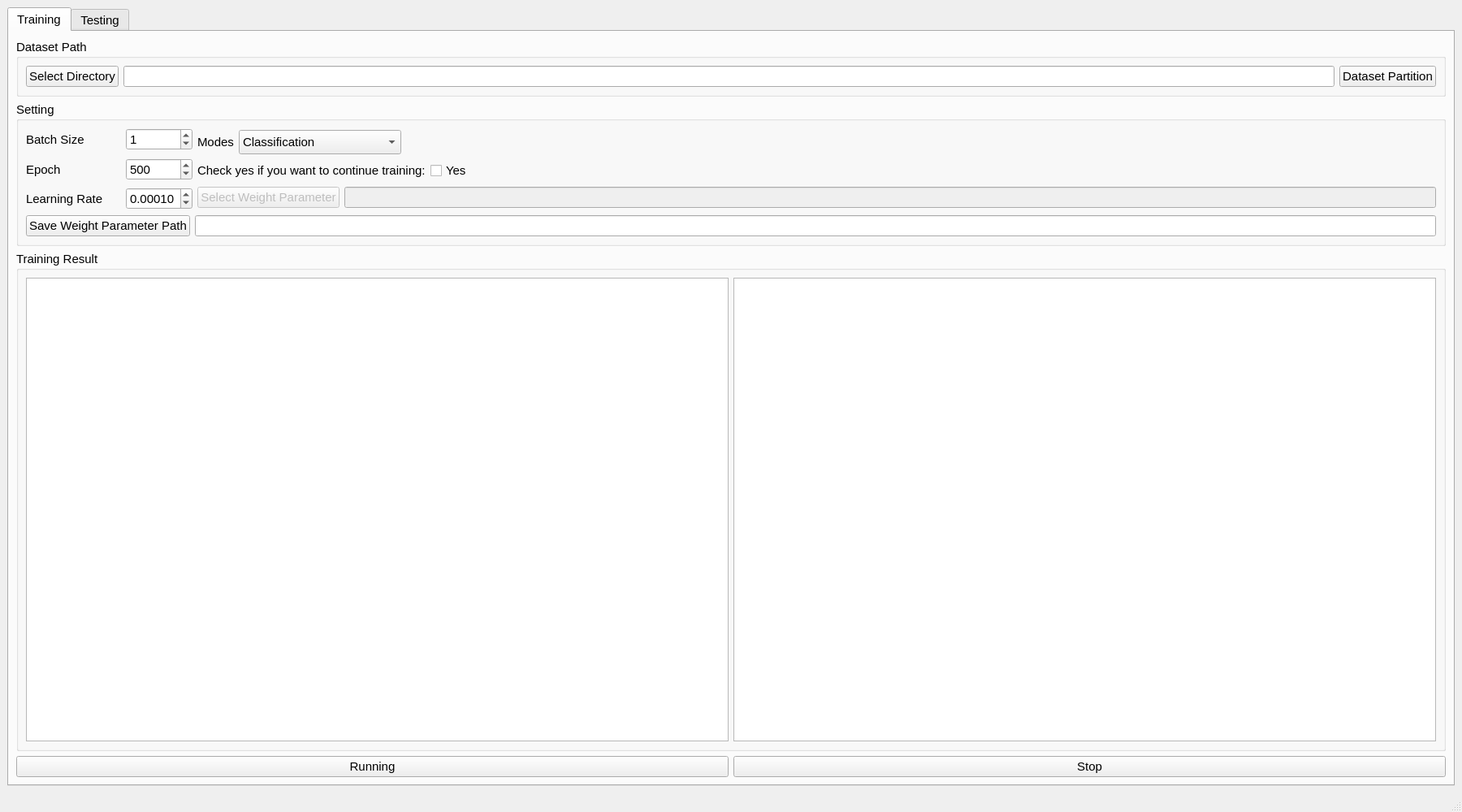
<?xml version="1.0" encoding="UTF-8"?>
<ui version="4.0">
 <class>MainWindow</class>
 <widget class="QMainWindow" name="MainWindow">
  <property name="enabled">
   <bool>true</bool>
  </property>
  <property name="geometry">
   <rect>
    <x>0</x>
    <y>0</y>
    <width>1800</width>
    <height>1000</height>
   </rect>
  </property>
  <property name="minimumSize">
   <size>
    <width>1800</width>
    <height>1000</height>
   </size>
  </property>
  <property name="maximumSize">
   <size>
    <width>16777215</width>
    <height>16777215</height>
   </size>
  </property>
  <property name="font">
   <font>
    <family>Arial</family>
    <pointsize>11</pointsize>
   </font>
  </property>
  <property name="windowTitle">
   <string>Deep Learning Platform</string>
  </property>
  <property name="styleSheet">
   <string notr="true"/>
  </property>
  <widget class="QWidget" name="centralwidget">
   <property name="minimumSize">
    <size>
     <width>0</width>
     <height>0</height>
    </size>
   </property>
   <property name="maximumSize">
    <size>
     <width>16777215</width>
     <height>16777215</height>
    </size>
   </property>
   <property name="font">
    <font>
     <family>Arial</family>
     <pointsize>11</pointsize>
    </font>
   </property>
   <layout class="QGridLayout" name="gridLayout_5">
    <item row="0" column="0">
     <widget class="QTabWidget" name="Platform">
      <property name="minimumSize">
       <size>
        <width>0</width>
        <height>0</height>
       </size>
      </property>
      <property name="maximumSize">
       <size>
        <width>16777215</width>
        <height>16777215</height>
       </size>
      </property>
      <property name="font">
       <font>
        <family>Arial</family>
        <pointsize>11</pointsize>
       </font>
      </property>
      <property name="currentIndex">
       <number>0</number>
      </property>
      <property name="iconSize">
       <size>
        <width>100</width>
        <height>100</height>
       </size>
      </property>
      <widget class="QWidget" name="Train_Tab">
       <property name="minimumSize">
        <size>
         <width>0</width>
         <height>0</height>
        </size>
       </property>
       <property name="maximumSize">
        <size>
         <width>16777215</width>
         <height>16777215</height>
        </size>
       </property>
       <attribute name="title">
        <string>Training</string>
       </attribute>
       <layout class="QGridLayout" name="gridLayout_6">
        <item row="0" column="0">
         <layout class="QGridLayout" name="gridLayout_2">
          <item row="0" column="0">
           <widget class="QGroupBox" name="groupBox">
            <property name="title">
             <string>Dataset Path</string>
            </property>
            <layout class="QVBoxLayout" name="verticalLayout_4">
             <item>
              <layout class="QVBoxLayout" name="path_vertical">
               <item>
                <layout class="QHBoxLayout" name="path_horiz">
                 <item>
                  <widget class="QPushButton" name="train_path_button">
                   <property name="enabled">
                    <bool>true</bool>
                   </property>
                   <property name="text">
                    <string>Select Directory</string>
                   </property>
                  </widget>
                 </item>
                 <item>
                  <widget class="QLineEdit" name="train_data_text"/>
                 </item>
                 <item>
                  <widget class="QPushButton" name="train_part_button">
                   <property name="enabled">
                    <bool>true</bool>
                   </property>
                   <property name="text">
                    <string>Dataset Partition</string>
                   </property>
                  </widget>
                 </item>
                </layout>
               </item>
              </layout>
             </item>
            </layout>
           </widget>
          </item>
          <item row="1" column="0">
           <widget class="QGroupBox" name="train_set_gpBox">
            <property name="minimumSize">
             <size>
              <width>0</width>
              <height>0</height>
             </size>
            </property>
            <property name="maximumSize">
             <size>
              <width>16777215</width>
              <height>16777215</height>
             </size>
            </property>
            <property name="title">
             <string>Setting</string>
            </property>
            <layout class="QGridLayout" name="gridLayout">
             <item row="0" column="0">
              <layout class="QVBoxLayout" name="set_vertical">
               <item>
                <layout class="QHBoxLayout" name="value_horiz">
                 <item>
                  <layout class="QVBoxLayout" name="bel_vertical">
                   <item>
                    <layout class="QHBoxLayout" name="batch_horiz">
                     <item>
                      <widget class="QLabel" name="train_batch_label">
                       <property name="minimumSize">
                        <size>
                         <width>117</width>
                         <height>28</height>
                        </size>
                       </property>
                       <property name="maximumSize">
                        <size>
                         <width>16777215</width>
                         <height>16777215</height>
                        </size>
                       </property>
                       <property name="text">
                        <string>Batch Size</string>
                       </property>
                      </widget>
                     </item>
                     <item>
                      <widget class="QSpinBox" name="train_batch_spin">
                       <property name="minimumSize">
                        <size>
                         <width>0</width>
                         <height>0</height>
                        </size>
                       </property>
                       <property name="maximumSize">
                        <size>
                         <width>16777215</width>
                         <height>16777215</height>
                        </size>
                       </property>
                       <property name="maximum">
                        <number>64</number>
                       </property>
                       <property name="value">
                        <number>1</number>
                       </property>
                      </widget>
                     </item>
                    </layout>
                   </item>
                   <item>
                    <layout class="QHBoxLayout" name="epoch_horiz">
                     <item>
                      <widget class="QLabel" name="train_epoch_label">
                       <property name="minimumSize">
                        <size>
                         <width>117</width>
                         <height>33</height>
                        </size>
                       </property>
                       <property name="maximumSize">
                        <size>
                         <width>16777215</width>
                         <height>16777215</height>
                        </size>
                       </property>
                       <property name="text">
                        <string>Epoch</string>
                       </property>
                      </widget>
                     </item>
                     <item>
                      <widget class="QSpinBox" name="train_epoch_spin">
                       <property name="minimumSize">
                        <size>
                         <width>0</width>
                         <height>0</height>
                        </size>
                       </property>
                       <property name="maximumSize">
                        <size>
                         <width>16777215</width>
                         <height>16777215</height>
                        </size>
                       </property>
                       <property name="maximum">
                        <number>10000</number>
                       </property>
                       <property name="value">
                        <number>500</number>
                       </property>
                      </widget>
                     </item>
                    </layout>
                   </item>
                   <item>
                    <layout class="QHBoxLayout" name="lr_horiz">
                     <item>
                      <widget class="QLabel" name="train_lr_label">
                       <property name="minimumSize">
                        <size>
                         <width>117</width>
                         <height>28</height>
                        </size>
                       </property>
                       <property name="maximumSize">
                        <size>
                         <width>16777215</width>
                         <height>16777215</height>
                        </size>
                       </property>
                       <property name="text">
                        <string>Learning Rate</string>
                       </property>
                      </widget>
                     </item>
                     <item>
                      <widget class="QDoubleSpinBox" name="train_lr_box">
                       <property name="minimumSize">
                        <size>
                         <width>0</width>
                         <height>0</height>
                        </size>
                       </property>
                       <property name="decimals">
                        <number>5</number>
                       </property>
                       <property name="minimum">
                        <double>0.000000000000000</double>
                       </property>
                       <property name="maximum">
                        <double>1.000000000000000</double>
                       </property>
                       <property name="singleStep">
                        <double>0.000010000000000</double>
                       </property>
                       <property name="value">
                        <double>0.000100000000000</double>
                       </property>
                      </widget>
                     </item>
                    </layout>
                   </item>
                  </layout>
                 </item>
                 <item>
                  <layout class="QVBoxLayout" name="rem_verical">
                   <item>
                    <layout class="QGridLayout" name="gridLayout_4">
                     <item row="0" column="0">
                      <widget class="QLabel" name="train_mode_label">
                       <property name="text">
                        <string>Modes</string>
                       </property>
                      </widget>
                     </item>
                     <item row="0" column="1">
                      <widget class="QComboBox" name="train_mode_box">
                       <property name="minimumSize">
                        <size>
                         <width>200</width>
                         <height>30</height>
                        </size>
                       </property>
                       <property name="maximumSize">
                        <size>
                         <width>16777215</width>
                         <height>16777215</height>
                        </size>
                       </property>
                       <item>
                        <property name="text">
                         <string>Classification</string>
                        </property>
                       </item>
                       <item>
                        <property name="text">
                         <string>Detection</string>
                        </property>
                       </item>
                       <item>
                        <property name="text">
                         <string>Segmentation</string>
                        </property>
                       </item>
                      </widget>
                     </item>
                     <item row="0" column="2">
                      <spacer name="train_mode_horizontalSpacer">
                       <property name="orientation">
                        <enum>Qt::Horizontal</enum>
                       </property>
                       <property name="sizeHint" stdset="0">
                        <size>
                         <width>40</width>
                         <height>20</height>
                        </size>
                       </property>
                      </spacer>
                     </item>
                    </layout>
                   </item>
                   <item>
                    <layout class="QHBoxLayout" name="check_horiz">
                     <item>
                      <widget class="QLabel" name="train_retrain_lable">
                       <property name="text">
                        <string>Check yes if you want to continue training:</string>
                       </property>
                      </widget>
                     </item>
                     <item>
                      <widget class="QCheckBox" name="retrain_checkBox">
                       <property name="text">
                        <string>Yes</string>
                       </property>
                      </widget>
                     </item>
                     <item>
                      <spacer name="train_retrain_horizontalSpacer">
                       <property name="orientation">
                        <enum>Qt::Horizontal</enum>
                       </property>
                       <property name="sizeHint" stdset="0">
                        <size>
                         <width>40</width>
                         <height>20</height>
                        </size>
                       </property>
                      </spacer>
                     </item>
                    </layout>
                   </item>
                   <item>
                    <layout class="QHBoxLayout" name="load_horiz">
                     <item>
                      <widget class="QPushButton" name="retrain_button">
                       <property name="enabled">
                        <bool>false</bool>
                       </property>
                       <property name="text">
                        <string>Select Weight Parameter</string>
                       </property>
                      </widget>
                     </item>
                     <item>
                      <widget class="QLineEdit" name="train_retrain_text">
                       <property name="enabled">
                        <bool>false</bool>
                       </property>
                      </widget>
                     </item>
                    </layout>
                   </item>
                  </layout>
                 </item>
                </layout>
               </item>
               <item>
                <layout class="QHBoxLayout" name="train_weight_horiz">
                 <item>
                  <widget class="QPushButton" name="train_weight_button">
                   <property name="text">
                    <string>Save Weight Parameter Path</string>
                   </property>
                  </widget>
                 </item>
                 <item>
                  <widget class="QLineEdit" name="train_weight_text"/>
                 </item>
                </layout>
               </item>
              </layout>
             </item>
            </layout>
            <zorder></zorder>
           </widget>
          </item>
          <item row="2" column="0">
           <widget class="QGroupBox" name="train_result_groupBox">
            <property name="title">
             <string>Training Result</string>
            </property>
            <layout class="QHBoxLayout" name="train_result_horiz">
             <item>
              <widget class="QTextBrowser" name="train_textBrowser">
               <property name="maximumSize">
                <size>
                 <width>16777215</width>
                 <height>16777215</height>
                </size>
               </property>
              </widget>
             </item>
             <item>
              <widget class="QChartView" name="train_GraphicsView"/>
             </item>
            </layout>
           </widget>
          </item>
          <item row="3" column="0">
           <layout class="QHBoxLayout" name="button_horiz">
            <item>
             <widget class="QPushButton" name="train_run_button">
              <property name="minimumSize">
               <size>
                <width>0</width>
                <height>0</height>
               </size>
              </property>
              <property name="maximumSize">
               <size>
                <width>16777215</width>
                <height>16777215</height>
               </size>
              </property>
              <property name="text">
               <string>Running</string>
              </property>
             </widget>
            </item>
            <item>
             <widget class="QPushButton" name="train_stop_button">
              <property name="minimumSize">
               <size>
                <width>0</width>
                <height>0</height>
               </size>
              </property>
              <property name="maximumSize">
               <size>
                <width>16777215</width>
                <height>16777215</height>
               </size>
              </property>
              <property name="text">
               <string>Stop</string>
              </property>
             </widget>
            </item>
           </layout>
          </item>
         </layout>
        </item>
       </layout>
      </widget>
      <widget class="QWidget" name="Test_Tab">
       <property name="minimumSize">
        <size>
         <width>0</width>
         <height>0</height>
        </size>
       </property>
       <property name="maximumSize">
        <size>
         <width>16777215</width>
         <height>16777215</height>
        </size>
       </property>
       <attribute name="title">
        <string>Testing</string>
       </attribute>
       <layout class="QGridLayout" name="gridLayout_3">
        <item row="0" column="0">
         <widget class="QGroupBox" name="test_path_groupBox">
          <property name="minimumSize">
           <size>
            <width>0</width>
            <height>0</height>
           </size>
          </property>
          <property name="maximumSize">
           <size>
            <width>16777215</width>
            <height>16777215</height>
           </size>
          </property>
          <property name="autoFillBackground">
           <bool>false</bool>
          </property>
          <property name="styleSheet">
           <string notr="true"/>
          </property>
          <property name="title">
           <string>Dataset Path</string>
          </property>
          <layout class="QVBoxLayout" name="verticalLayout_3">
           <item>
            <layout class="QHBoxLayout" name="src_horiz">
             <item>
              <widget class="QLabel" name="test_src_label">
               <property name="minimumSize">
                <size>
                 <width>0</width>
                 <height>0</height>
                </size>
               </property>
               <property name="maximumSize">
                <size>
                 <width>16777215</width>
                 <height>16777215</height>
                </size>
               </property>
               <property name="text">
                <string>Source Path:</string>
               </property>
              </widget>
             </item>
             <item>
              <widget class="QLineEdit" name="test_src_text"/>
             </item>
             <item>
              <widget class="QPushButton" name="test_src_button">
               <property name="minimumSize">
                <size>
                 <width>0</width>
                 <height>0</height>
                </size>
               </property>
               <property name="text">
                <string>Select Directory</string>
               </property>
              </widget>
             </item>
            </layout>
           </item>
           <item>
            <layout class="QHBoxLayout" name="lab_horiz">
             <item>
              <widget class="QLabel" name="test_lab_label">
               <property name="text">
                <string>Label Path:</string>
               </property>
              </widget>
             </item>
             <item>
              <widget class="QLineEdit" name="test_lab_text"/>
             </item>
             <item>
              <widget class="QPushButton" name="test_lab_button">
               <property name="text">
                <string>Select Directory</string>
               </property>
              </widget>
             </item>
            </layout>
           </item>
           <item>
            <layout class="QHBoxLayout" name="dst_horiz">
             <item>
              <widget class="QLabel" name="test_dst_label">
               <property name="minimumSize">
                <size>
                 <width>0</width>
                 <height>0</height>
                </size>
               </property>
               <property name="maximumSize">
                <size>
                 <width>16777215</width>
                 <height>16777215</height>
                </size>
               </property>
               <property name="text">
                <string>Destnation Path:</string>
               </property>
              </widget>
             </item>
             <item>
              <widget class="QLineEdit" name="test_dst_text"/>
             </item>
             <item>
              <widget class="QPushButton" name="test_dst_button">
               <property name="minimumSize">
                <size>
                 <width>0</width>
                 <height>0</height>
                </size>
               </property>
               <property name="maximumSize">
                <size>
                 <width>16777215</width>
                 <height>16777215</height>
                </size>
               </property>
               <property name="text">
                <string>Select Directory</string>
               </property>
              </widget>
             </item>
            </layout>
           </item>
          </layout>
         </widget>
        </item>
        <item row="1" column="0">
         <widget class="QGroupBox" name="test_setting_groupBox">
          <property name="minimumSize">
           <size>
            <width>0</width>
            <height>0</height>
           </size>
          </property>
          <property name="maximumSize">
           <size>
            <width>16777215</width>
            <height>165</height>
           </size>
          </property>
          <property name="title">
           <string>Setting</string>
          </property>
          <layout class="QVBoxLayout" name="verticalLayout">
           <item>
            <layout class="QHBoxLayout" name="test_mode_horiz">
             <item>
              <widget class="QLabel" name="test_mode_label">
               <property name="minimumSize">
                <size>
                 <width>54</width>
                 <height>18</height>
                </size>
               </property>
               <property name="maximumSize">
                <size>
                 <width>16777215</width>
                 <height>16777215</height>
                </size>
               </property>
               <property name="text">
                <string>Modes</string>
               </property>
              </widget>
             </item>
             <item>
              <widget class="QComboBox" name="test_mode_box">
               <property name="minimumSize">
                <size>
                 <width>200</width>
                 <height>30</height>
                </size>
               </property>
               <property name="maximumSize">
                <size>
                 <width>16777215</width>
                 <height>16777215</height>
                </size>
               </property>
               <item>
                <property name="text">
                 <string>Classification</string>
                </property>
               </item>
               <item>
                <property name="text">
                 <string>Detection</string>
                </property>
               </item>
               <item>
                <property name="text">
                 <string>Segmentation</string>
                </property>
               </item>
              </widget>
             </item>
             <item>
              <spacer name="test_horizontalSpacer">
               <property name="orientation">
                <enum>Qt::Horizontal</enum>
               </property>
               <property name="sizeHint" stdset="0">
                <size>
                 <width>40</width>
                 <height>20</height>
                </size>
               </property>
              </spacer>
             </item>
            </layout>
           </item>
           <item>
            <layout class="QHBoxLayout" name="test_weight_horiz">
             <item>
              <widget class="QPushButton" name="test_weight_button">
               <property name="minimumSize">
                <size>
                 <width>0</width>
                 <height>0</height>
                </size>
               </property>
               <property name="maximumSize">
                <size>
                 <width>16777215</width>
                 <height>16777215</height>
                </size>
               </property>
               <property name="text">
                <string>Load Weight Parameter</string>
               </property>
              </widget>
             </item>
             <item>
              <widget class="QLineEdit" name="test_weight_text"/>
             </item>
            </layout>
           </item>
          </layout>
         </widget>
        </item>
        <item row="2" column="0">
         <widget class="QGroupBox" name="test_inform_gpBox">
          <property name="maximumSize">
           <size>
            <width>16777215</width>
            <height>16777215</height>
           </size>
          </property>
          <property name="title">
           <string>Testing Result</string>
          </property>
          <layout class="QHBoxLayout" name="seg_inform_horiz">
           <item>
            <widget class="QTextBrowser" name="test_textBrowser"/>
           </item>
           <item>
            <widget class="QTableWidget" name="test_tableWidget"/>
           </item>
          </layout>
         </widget>
        </item>
        <item row="3" column="0">
         <layout class="QHBoxLayout" name="horizontalLayout">
          <item>
           <widget class="QPushButton" name="test_run_button">
            <property name="minimumSize">
             <size>
              <width>0</width>
              <height>0</height>
             </size>
            </property>
            <property name="maximumSize">
             <size>
              <width>16777215</width>
              <height>16777215</height>
             </size>
            </property>
            <property name="text">
             <string>Running</string>
            </property>
           </widget>
          </item>
          <item>
           <widget class="QPushButton" name="test_stop_button">
            <property name="text">
             <string>Stop</string>
            </property>
           </widget>
          </item>
         </layout>
        </item>
       </layout>
      </widget>
     </widget>
    </item>
   </layout>
  </widget>
  <widget class="QStatusBar" name="statusbar"/>
 </widget>
 <customwidgets>
  <customwidget>
   <class>QChartView</class>
   <extends>QGraphicsView</extends>
   <header>PyQt5.QtChart.h</header>
  </customwidget>
 </customwidgets>
 <resources/>
 <connections>
  <connection>
   <sender>train_weight_button</sender>
   <signal>clicked()</signal>
   <receiver>MainWindow</receiver>
   <slot>train_weight_but()</slot>
   <hints>
    <hint type="sourcelabel">
     <x>157</x>
     <y>259</y>
    </hint>
    <hint type="destinationlabel">
     <x>705</x>
     <y>285</y>
    </hint>
   </hints>
  </connection>
  <connection>
   <sender>test_dst_button</sender>
   <signal>clicked()</signal>
   <receiver>MainWindow</receiver>
   <slot>test_dst_but()</slot>
   <hints>
    <hint type="sourcelabel">
     <x>1566</x>
     <y>140</y>
    </hint>
    <hint type="destinationlabel">
     <x>719</x>
     <y>64</y>
    </hint>
   </hints>
  </connection>
  <connection>
   <sender>retrain_button</sender>
   <signal>clicked()</signal>
   <receiver>MainWindow</receiver>
   <slot>train_retrain_but()</slot>
   <hints>
    <hint type="sourcelabel">
     <x>333</x>
     <y>222</y>
    </hint>
    <hint type="destinationlabel">
     <x>708</x>
     <y>232</y>
    </hint>
   </hints>
  </connection>
  <connection>
   <sender>test_src_button</sender>
   <signal>clicked()</signal>
   <receiver>MainWindow</receiver>
   <slot>test_src_but()</slot>
   <hints>
    <hint type="sourcelabel">
     <x>1566</x>
     <y>78</y>
    </hint>
    <hint type="destinationlabel">
     <x>704</x>
     <y>25</y>
    </hint>
   </hints>
  </connection>
  <connection>
   <sender>train_stop_button</sender>
   <signal>clicked()</signal>
   <receiver>MainWindow</receiver>
   <slot>train_stop_but()</slot>
   <hints>
    <hint type="sourcelabel">
     <x>1085</x>
     <y>942</y>
    </hint>
    <hint type="destinationlabel">
     <x>706</x>
     <y>734</y>
    </hint>
   </hints>
  </connection>
  <connection>
   <sender>test_run_button</sender>
   <signal>clicked()</signal>
   <receiver>MainWindow</receiver>
   <slot>test_run_but()</slot>
   <hints>
    <hint type="sourcelabel">
     <x>120</x>
     <y>943</y>
    </hint>
    <hint type="destinationlabel">
     <x>713</x>
     <y>706</y>
    </hint>
   </hints>
  </connection>
  <connection>
   <sender>train_run_button</sender>
   <signal>clicked()</signal>
   <receiver>MainWindow</receiver>
   <slot>train_run_but()</slot>
   <hints>
    <hint type="sourcelabel">
     <x>208</x>
     <y>941</y>
    </hint>
    <hint type="destinationlabel">
     <x>712</x>
     <y>677</y>
    </hint>
   </hints>
  </connection>
  <connection>
   <sender>retrain_checkBox</sender>
   <signal>stateChanged(int)</signal>
   <receiver>MainWindow</receiver>
   <slot>train_retrain_checkbox()</slot>
   <hints>
    <hint type="sourcelabel">
     <x>458</x>
     <y>180</y>
    </hint>
    <hint type="destinationlabel">
     <x>713</x>
     <y>189</y>
    </hint>
   </hints>
  </connection>
  <connection>
   <sender>test_weight_button</sender>
   <signal>clicked()</signal>
   <receiver>MainWindow</receiver>
   <slot>test_weight_but()</slot>
   <hints>
    <hint type="sourcelabel">
     <x>130</x>
     <y>232</y>
    </hint>
    <hint type="destinationlabel">
     <x>1196</x>
     <y>513</y>
    </hint>
   </hints>
  </connection>
  <connection>
   <sender>train_path_button</sender>
   <signal>clicked()</signal>
   <receiver>MainWindow</receiver>
   <slot>train_data_but()</slot>
   <hints>
    <hint type="sourcelabel">
     <x>102</x>
     <y>80</y>
    </hint>
    <hint type="destinationlabel">
     <x>1200</x>
     <y>75</y>
    </hint>
   </hints>
  </connection>
  <connection>
   <sender>train_part_button</sender>
   <signal>clicked()</signal>
   <receiver>MainWindow</receiver>
   <slot>train_partition_but()</slot>
   <hints>
    <hint type="sourcelabel">
     <x>1564</x>
     <y>80</y>
    </hint>
    <hint type="destinationlabel">
     <x>1202</x>
     <y>148</y>
    </hint>
   </hints>
  </connection>
  <connection>
   <sender>test_stop_button</sender>
   <signal>clicked()</signal>
   <receiver>MainWindow</receiver>
   <slot>test_stop_but()</slot>
   <hints>
    <hint type="sourcelabel">
     <x>901</x>
     <y>943</y>
    </hint>
    <hint type="destinationlabel">
     <x>799</x>
     <y>493</y>
    </hint>
   </hints>
  </connection>
  <connection>
   <sender>test_lab_button</sender>
   <signal>clicked()</signal>
   <receiver>MainWindow</receiver>
   <slot>test_lab_but()</slot>
   <hints>
    <hint type="sourcelabel">
     <x>1566</x>
     <y>109</y>
    </hint>
    <hint type="destinationlabel">
     <x>799</x>
     <y>493</y>
    </hint>
   </hints>
  </connection>
 </connections>
 <slots>
  <slot>test_src_but()</slot>
  <slot>test_dst_but()</slot>
  <slot>test_weight_but()</slot>
  <slot>train_weight_but()</slot>
  <slot>train_retrain_checkbox()</slot>
  <slot>test_run_but()</slot>
  <slot>train_run_but()</slot>
  <slot>train_stop_but()</slot>
  <slot>train_retrain_but()</slot>
  <slot>train_data_but()</slot>
  <slot>train_partition_but()</slot>
  <slot>test_lab_but()</slot>
  <slot>test_stop_but()</slot>
 </slots>
</ui>
